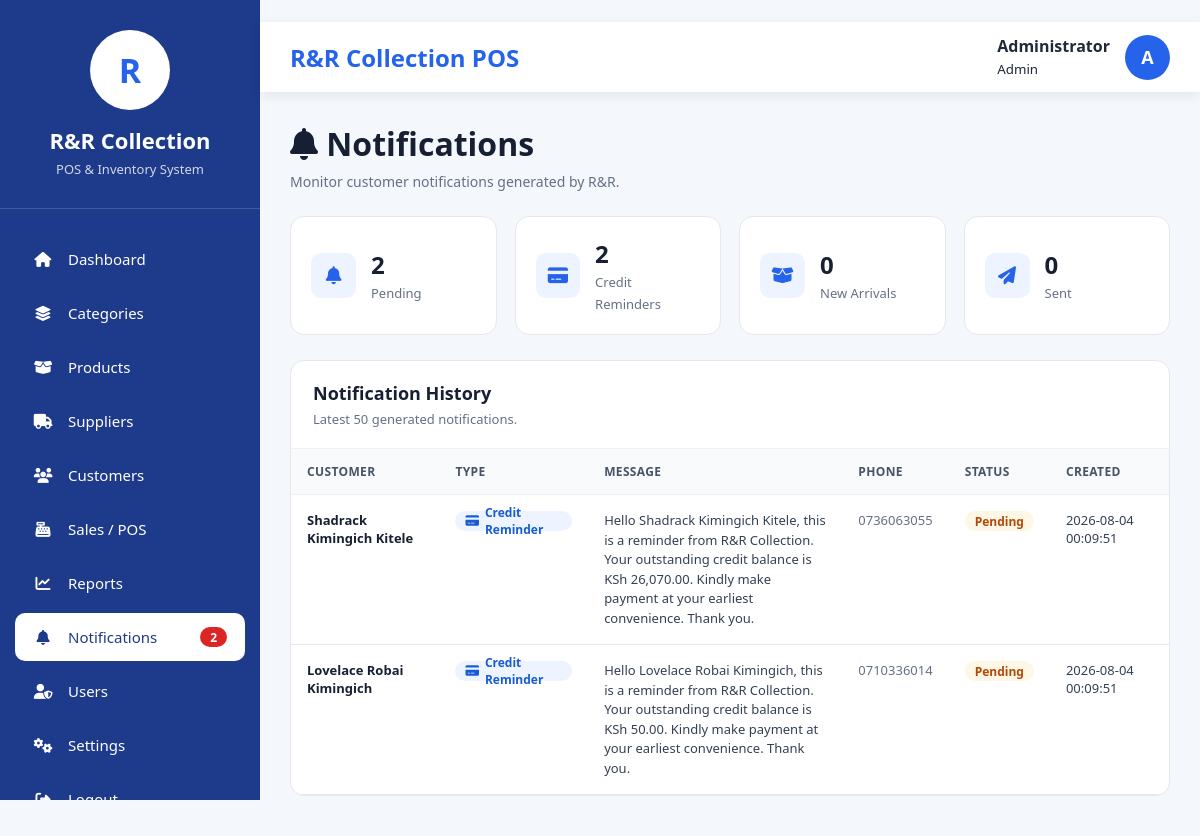
The app's page /notifications/index.php (signed in) with its own data.
### tables this page shows
CREATE TABLE `notifications` (
  `id` int(11) NOT NULL AUTO_INCREMENT,
  `customer_id` int(11) NOT NULL,
  `notification_type` varchar(50) NOT NULL,
  `message` text NOT NULL,
  `phone` varchar(30) DEFAULT NULL,
  `status` enum('Pending','Sent','Failed') NOT NULL DEFAULT 'Pending',
  `reference_id` varchar(100) DEFAULT NULL,
  `sent_at` datetime DEFAULT NULL,
  `created_at` datetime NOT NULL DEFAULT current_timestamp(),
  PRIMARY KEY (`id`),
  KEY `idx_customer_id` (`customer_id`),
  KEY `idx_notification_type` (`notification_type`),
  KEY `idx_status` (`status`),
  KEY `idx_reference_id` (`reference_id`),
  CONSTRAINT `fk_notifications_customer` FOREIGN KEY (`customer_id`) REFERENCES `customers` (`id`) ON DELETE CASCADE ON UPDATE CASCADE
);

CREATE TABLE `customers` (
  `id` int(11) NOT NULL AUTO_INCREMENT,
  `customer_code` varchar(50) DEFAULT NULL,
  `customer_name` varchar(150) NOT NULL,
  `phone` varchar(30) DEFAULT NULL,
  `email` varchar(100) DEFAULT NULL,
  `address` varchar(255) DEFAULT NULL,
  `credit_limit` decimal(12,2) NOT NULL DEFAULT 0.00,
  `status` enum('Active','Inactive') NOT NULL DEFAULT 'Active',
  `premium_status` enum('Regular','Premium') NOT NULL DEFAULT 'Regular',
  `sms_enabled` tinyint(1) NOT NULL DEFAULT 1,
  `new_arrival_alerts` tinyint(1) NOT NULL DEFAULT 0,
  `credit_balance` decimal(12,2) NOT NULL DEFAULT 0.00,
  PRIMARY KEY (`id`),
  UNIQUE KEY `customer_code` (`customer_code`)
);

### notifications/index.php (the view, shortened to what this page needs)
<?php
require_once "../config/database.php";
$pendingCount = 0;
$creditCount = 0;
$arrivalCount = 0;
$sentCount = 0;
$result = mysqli_query(
    $conn,
    "
    SELECT COUNT(*) AS total
    FROM notifications
    WHERE status = 'Pending'
    "
);
if ($result) {
    $row = mysqli_fetch_assoc($result);
    $pendingCount = (int)($row['total'] ?? 0);
}
$result = mysqli_query(
    $conn,
    "
    SELECT COUNT(*) AS total
    FROM notifications
    WHERE notification_type = 'Credit Reminder'
    AND status = 'Pending'
    "
);
if ($result) {
    $row = mysqli_fetch_assoc($result);
    $creditCount = (int)($row['total'] ?? 0);
}
$result = mysqli_query(
    $conn,
    "
    SELECT COUNT(*) AS total
    FROM notifications
    WHERE notification_type = 'New Arrival'
    AND status = 'Pending'
    "
);
if ($result) {
    $row = mysqli_fetch_assoc($result);
    $arrivalCount = (int)($row['total'] ?? 0);
}
$result = mysqli_query(
    $conn,
    "
    SELECT COUNT(*) AS total
    FROM notifications
    WHERE status = 'Sent'
    "
);
if ($result) {
    $row = mysqli_fetch_assoc($result);
    $sentCount = (int)($row['total'] ?? 0);
}
$sql = "
    SELECT
        n.id,
        n.notification_type,
        n.message,
        n.phone,
        n.status,
        n.created_at,
        c.customer_name
    FROM notifications n
    INNER JOIN customers c
        ON c.id = n.customer_id
    ORDER BY n.id DESC
    LIMIT 50
";
$notifications = mysqli_query($conn, $sql);
?>
<!DOCTYPE html>
<html lang="en">
<head>
<link
    rel="stylesheet"
    href="../assets/css/dashboard.css"
>
<link
    rel="stylesheet"
    href="../assets/css/sidebar.css"
>
<link
    rel="stylesheet"
    href="https://cdnjs.cloudflare.com/ajax/libs/font-awesome/6.7.2/css/all.min.css"
>
</head>
<body>
<?php include "../includes/sidebar.php"; ?>
<div class="main">
<?php include "../includes/topbar.php"; ?>
<div class="container notification-page">
    <div class="notification-header">
        <h1>
            <i class="fa-solid fa-bell"></i>
            Notifications
        </h1>
        <p>
            Monitor customer notifications generated by R&amp;R.
        </p>
    </div>
    <div class="notification-summary">
        <div class="notification-stat">
            <div class="notification-stat-icon">
                <i class="fa-solid fa-bell"></i>
            </div>
            <div>
                <strong>
                    <?= $pendingCount; ?>
                </strong>
                <span>
                    Pending
                </span>
            </div>
        </div>
        <div class="notification-stat">
            <div class="notification-stat-icon">
                <i class="fa-solid fa-credit-card"></i>
            </div>
            <div>
                <strong>
                    <?= $creditCount; ?>
                </strong>
                <span>
                    Credit Reminders
                </span>
            </div>
        </div>
        <div class="notification-stat">
            <div class="notification-stat-icon">
                <i class="fa-solid fa-box-open"></i>
            </div>
            <div>
                <strong>
                    <?= $arrivalCount; ?>
                </strong>
                <span>
                    New Arrivals
                </span>
            </div>
        </div>
        <div class="notification-stat">
            <div class="notification-stat-icon">
                <i class="fa-solid fa-paper-plane"></i>
            </div>
            <div>
                <strong>
                    <?= $sentCount; ?>
                </strong>
                <span>
                    Sent
                </span>
            </div>
        </div>
    </div>
    <div class="notification-panel">
        <div class="notification-panel-header">
            <h2>
                Notification History
            </h2>
            <p>
                Latest 50 generated notifications.
            </p>
        </div>
        <div class="notification-table-wrapper">
            <?php if (mysqli_num_rows($notifications) > 0): ?>
                <table class="notification-table">
                    <thead>
                        <tr>
                            <th>
                                Customer
                            </th>
                            <th>
                                Type
                            </th>
                            <th>
                                Message
                            </th>
                            <th>
                                Phone
                            </th>
                            <th>
                                Status
                            </th>
                            <th>
                                Created
                            </th>
                        </tr>
                    </thead>
                    <tbody>
                    <?php while ($notification = mysqli_fetch_assoc($notifications)): ?>
                        <tr>
                            <td>
                                <div class="customer-name">
                                    <?= htmlspecialchars(
                                        $notification['customer_name']
                                    ); ?>
                                </div>
                            </td>
                            <td>
                                <?php if (
                                    $notification['notification_type']
                                    === 'Credit Reminder'
                                ): ?>
                                    <span class="notification-badge badge-credit">
                                        <i class="fa-solid fa-credit-card"></i>
                                        Credit Reminder
                                    </span>
                                <?php endif; ?>
                            </td>
                            <td>
                                <div class="message">
                                    <?= htmlspecialchars(
                                        $notification['message']
                                    ); ?>
                                </div>
                            </td>
                            <td>
                                <span class="phone">
                                    <?= htmlspecialchars(
                                        $notification['phone'] ?? ''
                                    ); ?>
                                </span>
                            </td>
                            <td>
                                <?php
                                $status = $notification['status'];
                                $statusClass = match ($status) {
                                    'Sent' =>
                                        'badge-sent',
                                    'Failed' =>
                                        'badge-failed',
                                    default =>
                                        'badge-pending'
                                };
                                ?>
                                <span
                                    class="notification-badge <?= $statusClass; ?>"
                                >
                                    <?= htmlspecialchars($status); ?>
                                </span>
                            </td>
                            <td>
                                <?= htmlspecialchars(
                                    $notification['created_at']
                                ); ?>
                            </td>
                        </tr>
                    <?php endwhile; ?>
                    </tbody>
                </table>
            <?php endif; ?>
        </div>
    </div>
</div>
</div>
</body>
</html>

### assets/css/dashboard.css (style rules this page uses)
* { margin:0; padding:0; box-sizing:border-box; font-family:"Segoe UI",sans-serif; }
body { background:#F4F7FC; color:#1F2937; }
.main { margin-left:260px; min-height:100vh; }
.container { padding:30px; }
table { width:100%; border-collapse:collapse; }
table th { background:#2563EB; color:white; padding:15px; text-align:left; }
table td { padding:15px; border-bottom:1px solid #E5E7EB; }

### assets/css/sidebar.css (style rules this page uses)
.notification-badge { margin-left: auto; min-width: 20px; height: 20px; padding: 0 6px; border-radius: 10px; display: inline-flex; align-items: center; justify-content: center; background: #dc2626; color: #fff; font-size: 11px; font-weight: 700; }

### notifications/index.php (style rules this page uses)
.notification-page { padding-bottom: 40px; }
.notification-header { margin-bottom: 25px; }
.notification-header h1 { margin: 0; color: #172033; }
.notification-header p { margin: 7px 0 0; color: #667085; font-size: 14px; }
.notification-summary { display: grid; grid-template-columns: repeat(4, 1fr); gap: 18px; margin-bottom: 25px; }
.notification-stat { background: #fff; border: 1px solid #e5e7eb; border-radius: 14px; padding: 20px; display: flex; align-items: center; gap: 15px; }
.notification-stat-icon { width: 45px; height: 45px; border-radius: 10px; display: flex; align-items: center; justify-content: center; background: #eef4ff; color: #2563eb; font-size: 18px; }
.notification-stat strong { display: block; font-size: 24px; color: #172033; }
.notification-stat span { font-size: 13px; color: #667085; }
.notification-panel { background: #fff; border: 1px solid #e5e7eb; border-radius: 14px; overflow: hidden; }
.notification-panel-header { padding: 20px 22px; border-bottom: 1px solid #edf0f4; }
.notification-panel-header h2 { margin: 0; font-size: 18px; color: #172033; }
.notification-panel-header p { margin: 5px 0 0; color: #667085; font-size: 13px; }
.notification-table-wrapper { overflow-x: auto; }
.notification-table { width: 100%; border-collapse: collapse; min-width: 850px; }
.notification-table th { background: #f8fafc; color: #475467; font-size: 12px; text-transform: uppercase; letter-spacing: .03em; text-align: left; padding: 14px 16px; }
.notification-table td { padding: 16px; border-top: 1px solid #edf0f4; color: #344054; font-size: 13px; vertical-align: top; }
.customer-name { font-weight: 600; color: #172033; }
.phone { color: #667085; }
.message { max-width: 380px; line-height: 1.5; }
.notification-badge { display: inline-flex; align-items: center; gap: 6px; padding: 5px 10px; border-radius: 999px; font-size: 12px; font-weight: 600; }
.badge-pending { background: #fff7e6; color: #b54708; }
.badge-credit { background: #eef4ff; color: #175cd3; }

### records on screen
notifications: customer.customer_name "Shadrack Kimingich Kitele", notification_type "Credit Reminder" (drawn), message "Hello Shadrack Kimingich Kitele, this is a reminder from R&R Collection. Your outstanding credit balance is KSh 26,070.00. Kindly make payment at your earliest convenience. Thank you.", phone "0736063055", status "Pending", created_at "2026-08-04 00:09:51"
notifications: customer.customer_name "Lovelace Robai Kimingich", notification_type "Credit Reminder" (drawn), message "Hello Lovelace Robai Kimingich, this is a reminder from R&R Collection. Your outstanding credit balance is KSh 50.00. Kindly make payment at your earliest convenience. Thank you.", phone "0710336014", status "Pending", created_at "2026-08-04 00:09:51"

### other values on screen
$pendingNotifications "2"
$_SESSION['fullname'] "Administrator"
$_SESSION['role'] "Admin"
substr($_SESSION['fullname'], 0, 1) "A"
$pendingCount "2"
$creditCount "2"
$arrivalCount "0"
$sentCount "0"
